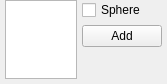
           <widget class="QWidget" name="page_7">
            <property name="geometry">
             <rect>
              <x>0</x>
              <y>0</y>
              <width>167</width>
              <height>84</height>
             </rect>
            </property>
            <attribute name="label">
             <string>Regional Refinement</string>
            </attribute>
            <layout class="QVBoxLayout" name="verticalLayout_9">
             <property name="spacing">
              <number>5</number>
             </property>
             <property name="leftMargin">
              <number>0</number>
             </property>
             <property name="topMargin">
              <number>0</number>
             </property>
             <property name="rightMargin">
              <number>0</number>
             </property>
             <property name="bottomMargin">
              <number>0</number>
             </property>
             <item>
              <widget class="QWidget" name="widget_10" native="true">
               <layout class="QHBoxLayout" name="horizontalLayout_11">
                <property name="spacing">
                 <number>5</number>
                </property>
                <property name="leftMargin">
                 <number>5</number>
                </property>
                <property name="topMargin">
                 <number>0</number>
                </property>
                <property name="rightMargin">
                 <number>5</number>
                </property>
                <property name="bottomMargin">
                 <number>5</number>
                </property>
                <item>
                 <widget class="QTableView" name="tableViewRegion">
                  <property name="sizePolicy">
                   <sizepolicy hsizetype="Expanding" vsizetype="Expanding">
                    <horstretch>0</horstretch>
                    <verstretch>0</verstretch>
                   </sizepolicy>
                  </property>
                  <property name="contextMenuPolicy">
                   <enum>Qt::CustomContextMenu</enum>
                  </property>
                  <property name="toolTip">
                   <string>To interactively change  a sphere:
Select a sphere in the table
Move the cursor to the selected spherer (red) in the 3D view window
Change location: click and drag.
Change size: righ click and hold, move.</string>
                  </property>
                  <property name="selectionMode">
                   <enum>QAbstractItemView::ExtendedSelection</enum>
                  </property>
                  <property name="selectionBehavior">
                   <enum>QAbstractItemView::SelectRows</enum>
                  </property>
                 </widget>
                </item>
                <item>
                 <widget class="QWidget" name="widget_17" native="true">
                  <layout class="QVBoxLayout" name="verticalLayout_10">
                   <property name="spacing">
                    <number>5</number>
                   </property>
                   <property name="leftMargin">
                    <number>0</number>
                   </property>
                   <property name="topMargin">
                    <number>0</number>
                   </property>
                   <property name="rightMargin">
                    <number>0</number>
                   </property>
                   <property name="bottomMargin">
                    <number>0</number>
                   </property>
                   <item>
                    <widget class="QCheckBox" name="checkBoxSphere">
                     <property name="text">
                      <string>Sphere</string>
                     </property>
                    </widget>
                   </item>
                   <item>
                    <widget class="QPushButton" name="btnAddSphere">
                     <property name="text">
                      <string>Add</string>
                     </property>
                    </widget>
                   </item>
                   <item>
                    <spacer name="verticalSpacer_4">
                     <property name="orientation">
                      <enum>Qt::Vertical</enum>
                     </property>
                     <property name="sizeHint" stdset="0">
                      <size>
                       <width>20</width>
                       <height>40</height>
                      </size>
                     </property>
                    </spacer>
                   </item>
                  </layout>
                 </widget>
                </item>
               </layout>
              </widget>
             </item>
            </layout>
           </widget>
